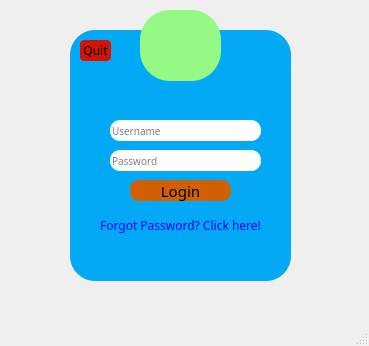
<?xml version="1.0" encoding="UTF-8"?>
<ui version="4.0">
 <class>MainWindow</class>
 <widget class="QMainWindow" name="MainWindow">
  <property name="geometry">
   <rect>
    <x>0</x>
    <y>0</y>
    <width>369</width>
    <height>346</height>
   </rect>
  </property>
  <property name="minimumSize">
   <size>
    <width>369</width>
    <height>346</height>
   </size>
  </property>
  <property name="maximumSize">
   <size>
    <width>369</width>
    <height>346</height>
   </size>
  </property>
  <property name="windowTitle">
   <string>MainWindow</string>
  </property>
  <property name="styleSheet">
   <string notr="true">QMainWindow {
	border-image: url(:/asserts/image/theme.jpg) 0 0 0 0 stretch stretch;
}
* {
font-family: Century Gothic;
font-size: 12px;
}</string>
  </property>
  <widget class="QWidget" name="centralwidget">
   <widget class="QFrame" name="frame">
    <property name="geometry">
     <rect>
      <x>70</x>
      <y>30</y>
      <width>221</width>
      <height>251</height>
     </rect>
    </property>
    <property name="styleSheet">
     <string notr="true">background : #03a9f4;
border-radius: 25px;</string>
    </property>
    <property name="frameShape">
     <enum>QFrame::StyledPanel</enum>
    </property>
    <property name="frameShadow">
     <enum>QFrame::Raised</enum>
    </property>
    <widget class="QLineEdit" name="Username">
     <property name="geometry">
      <rect>
       <x>40</x>
       <y>90</y>
       <width>151</width>
       <height>21</height>
      </rect>
     </property>
     <property name="styleSheet">
      <string notr="true">font-size : 10px;
background-color: #fff;
border-radius: 10px;</string>
     </property>
     <property name="text">
      <string/>
     </property>
     <property name="echoMode">
      <enum>QLineEdit::Normal</enum>
     </property>
     <property name="readOnly">
      <bool>false</bool>
     </property>
     <property name="placeholderText">
      <string>Username</string>
     </property>
     <property name="clearButtonEnabled">
      <bool>true</bool>
     </property>
    </widget>
    <widget class="QLineEdit" name="Password">
     <property name="geometry">
      <rect>
       <x>40</x>
       <y>120</y>
       <width>151</width>
       <height>21</height>
      </rect>
     </property>
     <property name="styleSheet">
      <string notr="true">background-color: #fff;
font-size: 10px;
border-radius: 10px;</string>
     </property>
     <property name="echoMode">
      <enum>QLineEdit::Password</enum>
     </property>
     <property name="placeholderText">
      <string>Password</string>
     </property>
     <property name="clearButtonEnabled">
      <bool>true</bool>
     </property>
    </widget>
    <widget class="QPushButton" name="Login">
     <property name="geometry">
      <rect>
       <x>60</x>
       <y>150</y>
       <width>101</width>
       <height>21</height>
      </rect>
     </property>
     <property name="cursor">
      <cursorShape>PointingHandCursor</cursorShape>
     </property>
     <property name="styleSheet">
      <string notr="true">QPushButton {
font-size: 15px;
background-color: #D16002;
border-radius: 9px;
font: century-gothic;
}
QPushButton:hover {
background: rgb(100, 100, 255);
opacity: 0.9;
}
QPushButton:pressed{
background-color: rgba(100, 170, 255, 125);
}</string>
     </property>
     <property name="text">
      <string>Login</string>
     </property>
    </widget>
    <widget class="QPushButton" name="clickHere">
     <property name="geometry">
      <rect>
       <x>0</x>
       <y>180</y>
       <width>221</width>
       <height>31</height>
      </rect>
     </property>
     <property name="cursor">
      <cursorShape>PointingHandCursor</cursorShape>
     </property>
     <property name="styleSheet">
      <string notr="true">font-size: 12px;
color: blue;</string>
     </property>
     <property name="text">
      <string>Forgot Password? Click here!</string>
     </property>
    </widget>
    <widget class="QPushButton" name="Quit">
     <property name="geometry">
      <rect>
       <x>10</x>
       <y>10</y>
       <width>31</width>
       <height>21</height>
      </rect>
     </property>
     <property name="cursor">
      <cursorShape>PointingHandCursor</cursorShape>
     </property>
     <property name="styleSheet">
      <string notr="true">QPushButton {
background-color: #D21404;
border-radius: 4px;
}
QPushButton:hover {
background: rgb(100, 100, 255);
}
</string>
     </property>
     <property name="text">
      <string>Quit</string>
     </property>
    </widget>
   </widget>
   <widget class="QToolButton" name="toolButton">
    <property name="geometry">
     <rect>
      <x>140</x>
      <y>10</y>
      <width>81</width>
      <height>71</height>
     </rect>
    </property>
    <property name="styleSheet">
     <string notr="true">border-radius: 30px;
background: #95F985;</string>
    </property>
    <property name="text">
     <string/>
    </property>
   </widget>
  </widget>
  <widget class="QMenuBar" name="menubar">
   <property name="geometry">
    <rect>
     <x>0</x>
     <y>0</y>
     <width>369</width>
     <height>20</height>
    </rect>
   </property>
  </widget>
  <widget class="QStatusBar" name="statusbar"/>
 </widget>
 <resources/>
 <connections/>
</ui>
